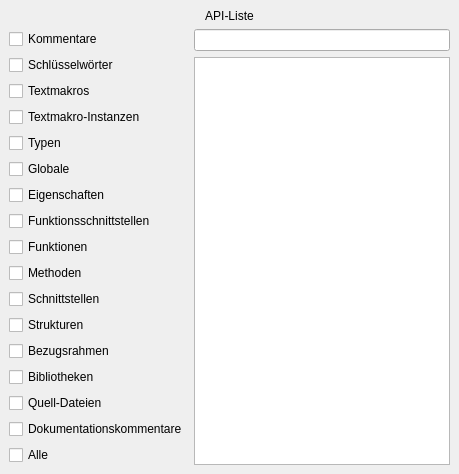
  <widget class="QDockWidget" name="apiListDockWidget">
   <property name="sizePolicy">
    <sizepolicy hsizetype="Preferred" vsizetype="Preferred">
     <horstretch>0</horstretch>
     <verstretch>0</verstretch>
    </sizepolicy>
   </property>
   <property name="maximumSize">
    <size>
     <width>524287</width>
     <height>524287</height>
    </size>
   </property>
   <property name="baseSize">
    <size>
     <width>0</width>
     <height>0</height>
    </size>
   </property>
   <property name="floating">
    <bool>false</bool>
   </property>
   <property name="allowedAreas">
    <set>Qt::RightDockWidgetArea</set>
   </property>
   <attribute name="dockWidgetArea">
    <number>2</number>
   </attribute>
   <widget class="QWidget" name="apiListDockWidgetContents">
    <property name="minimumSize">
     <size>
      <width>0</width>
      <height>0</height>
     </size>
    </property>
    <property name="maximumSize">
     <size>
      <width>16777215</width>
      <height>16777215</height>
     </size>
    </property>
    <property name="baseSize">
     <size>
      <width>0</width>
      <height>0</height>
     </size>
    </property>
    <layout class="QGridLayout">
     <item row="0" column="0">
      <layout class="QVBoxLayout">
       <item>
        <widget class="QLabel" name="label">
         <property name="text">
          <string>API-Liste</string>
         </property>
         <property name="alignment">
          <set>Qt::AlignCenter</set>
         </property>
        </widget>
       </item>
       <item>
        <layout class="QHBoxLayout">
         <item>
          <layout class="QVBoxLayout">
           <item>
            <widget class="QCheckBox" name="commentCheckBox">
             <property name="text">
              <string>Kommentare</string>
             </property>
            </widget>
           </item>
           <item>
            <widget class="QCheckBox" name="keywordCheckBox">
             <property name="text">
              <string>Schlüsselwörter</string>
             </property>
            </widget>
           </item>
           <item>
            <widget class="QCheckBox" name="textMacroCheckBox">
             <property name="text">
              <string>Textmakros</string>
             </property>
            </widget>
           </item>
           <item>
            <widget class="QCheckBox" name="textMacroInstanceCheckBox">
             <property name="text">
              <string>Textmakro-Instanzen</string>
             </property>
            </widget>
           </item>
           <item>
            <widget class="QCheckBox" name="typeCheckBox">
             <property name="text">
              <string>Typen</string>
             </property>
            </widget>
           </item>
           <item>
            <widget class="QCheckBox" name="globalCheckBox">
             <property name="text">
              <string>Globale</string>
             </property>
            </widget>
           </item>
           <item>
            <widget class="QCheckBox" name="memberCheckBox">
             <property name="text">
              <string>Eigenschaften</string>
             </property>
            </widget>
           </item>
           <item>
            <widget class="QCheckBox" name="functionInterfaceCheckBox">
             <property name="text">
              <string>Funktionsschnittstellen</string>
             </property>
            </widget>
           </item>
           <item>
            <widget class="QCheckBox" name="functionCheckBox">
             <property name="text">
              <string>Funktionen</string>
             </property>
            </widget>
           </item>
           <item>
            <widget class="QCheckBox" name="methodCheckBox">
             <property name="text">
              <string>Methoden</string>
             </property>
            </widget>
           </item>
           <item>
            <widget class="QCheckBox" name="interfaceCheckBox">
             <property name="text">
              <string>Schnittstellen</string>
             </property>
            </widget>
           </item>
           <item>
            <widget class="QCheckBox" name="structCheckBox">
             <property name="text">
              <string>Strukturen</string>
             </property>
            </widget>
           </item>
           <item>
            <widget class="QCheckBox" name="scopeCheckBox">
             <property name="text">
              <string>Bezugsrahmen</string>
             </property>
            </widget>
           </item>
           <item>
            <widget class="QCheckBox" name="libraryCheckBox">
             <property name="text">
              <string>Bibliotheken</string>
             </property>
            </widget>
           </item>
           <item>
            <widget class="QCheckBox" name="sourceFileCheckBox">
             <property name="text">
              <string>Quell-Dateien</string>
             </property>
            </widget>
           </item>
           <item>
            <widget class="QCheckBox" name="documentationCommentCheckBox">
             <property name="text">
              <string>Dokumentationskommentare</string>
             </property>
            </widget>
           </item>
           <item>
            <widget class="QCheckBox" name="allCheckBox">
             <property name="text">
              <string>Alle</string>
             </property>
            </widget>
           </item>
          </layout>
         </item>
         <item>
          <layout class="QVBoxLayout">
           <item>
            <widget class="QLineEdit" name="lineEdit"/>
           </item>
           <item>
            <widget class="QListWidget" name="listWidget"/>
           </item>
          </layout>
         </item>
        </layout>
       </item>
      </layout>
     </item>
    </layout>
   </widget>
  </widget>
